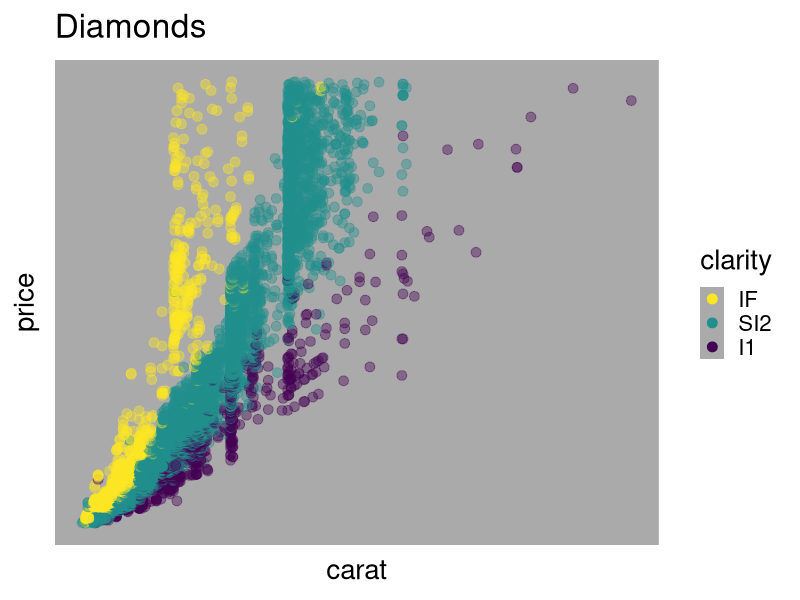
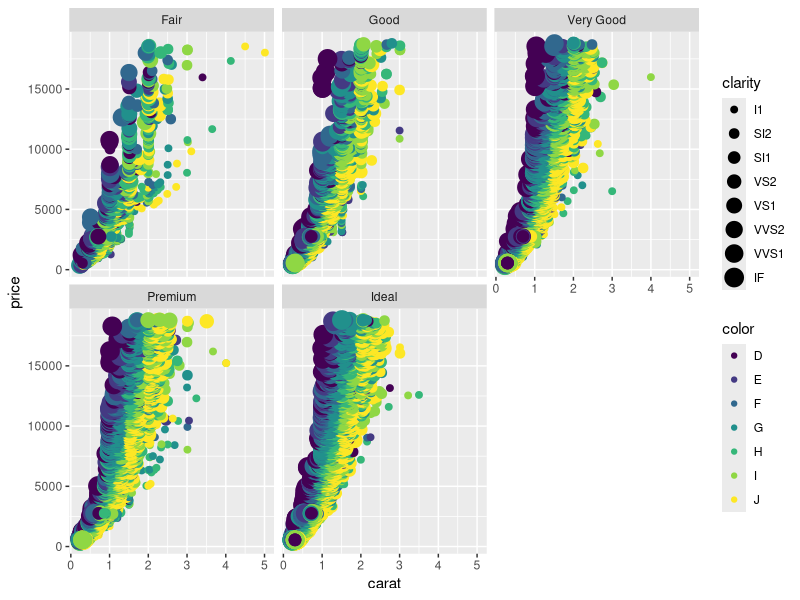

The R script that drew these images, in order: (Note: this script raises an error after producing the figures.)
## ---- chunk 1

## ---- chunk 2
library(ggplot2)
library(tibble)
library(dplyr)
library(tidyr)
iris = tibble::as_tibble(iris)
## ---- chunk 3
print(diamonds)
## ---- chunk 4
dplyr::summarize_if(diamonds, is.numeric, mean)
dplyr::summarize_if(diamonds, is.numeric, sd)
summary(diamonds)
## ---- chunk 5
diamonds %>%
  dplyr::filter(clarity %in% c("I1", "SI2", "IF")) %>%
  ggplot(aes(carat, price, colour = clarity)) +
  geom_point(alpha = 0.4, size = 3) +
  scale_colour_viridis_d(
    guide = guide_legend(reverse = TRUE, override.aes = list(alpha = 1))
  ) +
  labs(title = "Diamonds") +
  theme_gray(base_size = 20) +
  theme(
    panel.grid = element_blank(),
    panel.background = element_rect(fill = "#aaaaaa"),
    legend.key = element_rect(fill = "#aaaaaa"),
    axis.text = element_blank(), axis.ticks = element_blank()
  )
## ---- chunk 6
print(diamonds)
## ---- chunk 7
ggplot(diamonds, aes(x = carat, y = price)) +
  geom_point(mapping = aes(color = color, size = clarity)) +
  facet_wrap(~ cut)
## ---- chunk 8
VADeaths
## ---- chunk 9
VADeaths %>%
  as.data.frame() %>%
  rownames_to_column("age") %>%
  pivot_longer(-age, names_to = c("region", "sex"), names_sep = " ", values_to = "death") %>%
  separate(age, c("lbound", "ubound"), convert = TRUE)
## ---- chunk 10
x = 42       # Create x
x            # What's in x?
y = "24601"  # Create y
y            # What's in y?
x + y        # Error!
## ---- chunk 11
class(x)
is.numeric(x)
is.character(x)
as.character(x)
## ---- chunk 12
x = c(1, 2, 9)  # 長さ3の数値ベクトル
x + x           # 同じ長さ同士の計算
y = 10          # 長さ1の数値ベクトル
x + y           # 長さ3 + 長さ1 = 長さ3 (それぞれ足し算)
sqrt(x)         # square root
# We don't have to write for-loop like this
z = c(0, 0, 0)
for (i in seq_len(3)) {
  z[i] = sqrt(x[i])
}
## ---- chunk 13
print(iris)
## ---- chunk 14
str(iris)       # 構造が分かる形で表示
## ---- chunk 15
x = c(1, 2, 3)
y = c("A", "B", "C")
mydata = data.frame(x, y)
print(mydata)
